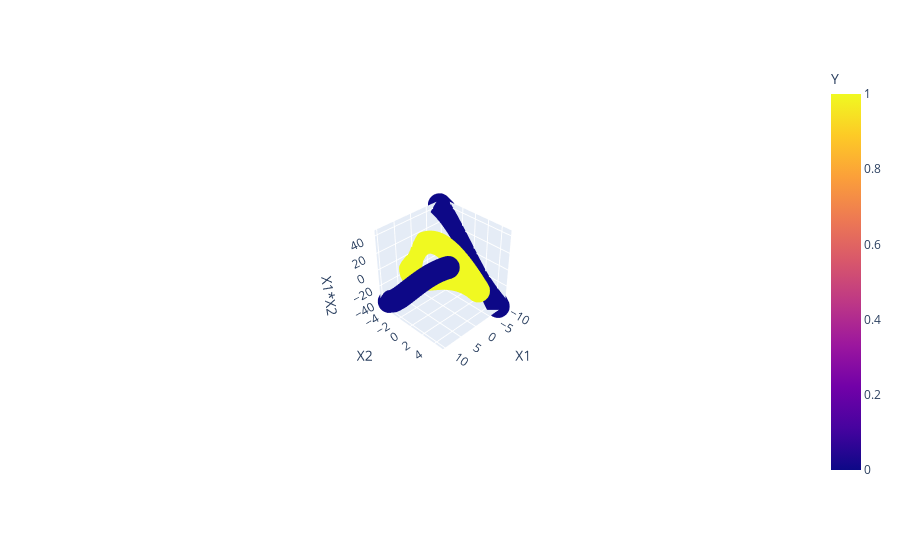

The cell this chart's notebook holds for it:
### Code cell
fig = px.scatter_3d(df,x='X1',y='X2',z='X1*X2',color='Y')
fig.show()

### Figure 1 — Plotly figure (JSON) as saved in the notebook; plotly's stock layout.template omitted (floating-point values rounded to 4 significant figures; data arrays with more than 128 entries replaced by an {"elided": "..."} marker saying what was removed)
{"data": [{"hovertemplate": "X1=%{x}<br>X2=%{y}<br>X1*X2=%{z}<br>Y=%{marker.color}<extra></extra>", "legendgroup": "", "marker": {"color": {"elided": "400 int values"}, "coloraxis": "coloraxis", "symbol": "circle"}, "mode": "markers", "name": "", "scene": "scene", "showlegend": false, "type": "scatter3d", "x": {"elided": "400 float values"}, "y": {"elided": "400 float values"}, "z": {"elided": "400 float values"}}], "layout": {"autosize": true, "coloraxis": {"colorbar": {"title": {"text": "Y"}}, "colorscale": [[0, "#0d0887"], [0.1111, "#46039f"], [0.2222, "#7201a8"], [0.3333, "#9c179e"], [0.4444, "#bd3786"], [0.5556, "#d8576b"], [0.6667, "#ed7953"], [0.7778, "#fb9f3a"], [0.8889, "#fdca26"], [1, "#f0f921"]]}, "legend": {"tracegroupgap": 0}, "margin": {"t": 60}, "scene": {"aspectmode": "auto", "aspectratio": {"x": 1, "y": 1, "z": 1}, "camera": {"center": {"x": 0, "y": 0, "z": 0}, "eye": {"x": 3.184, "y": 3.184, "z": 3.184}, "projection": {"type": "perspective"}, "up": {"x": 0, "y": 0, "z": 1}}, "domain": {"x": [0, 1], "y": [0, 1]}, "xaxis": {"title": {"text": "X1"}, "type": "linear"}, "yaxis": {"title": {"text": "X2"}, "type": "linear"}, "zaxis": {"title": {"text": "X1*X2"}, "type": "linear"}}}}
